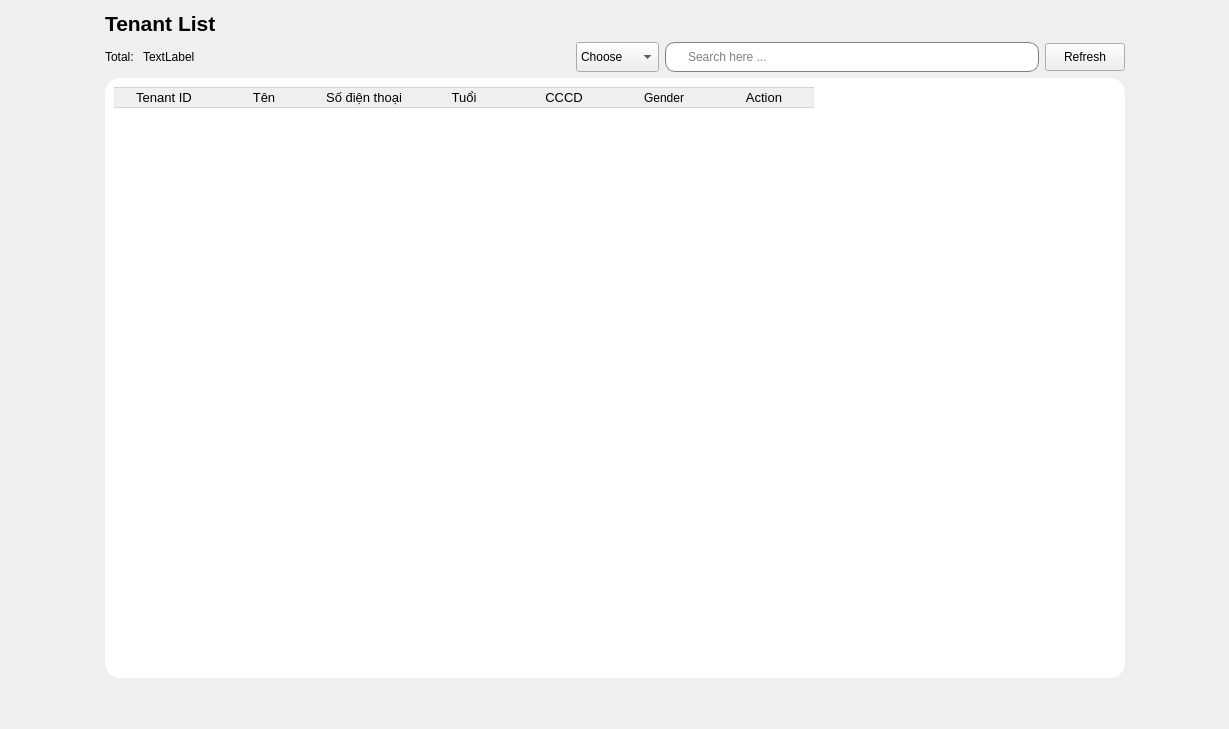
             <widget class="QWidget" name="page_3">
              <layout class="QHBoxLayout" name="horizontalLayout_12">
               <item>
                <spacer name="horizontalSpacer_32">
                 <property name="orientation">
                  <enum>Qt::Orientation::Horizontal</enum>
                 </property>
                 <property name="sizeHint" stdset="0">
                  <size>
                   <width>94</width>
                   <height>20</height>
                  </size>
                 </property>
                </spacer>
               </item>
               <item>
                <layout class="QVBoxLayout" name="verticalLayout_20">
                 <item>
                  <layout class="QHBoxLayout" name="horizontalLayout_11">
                   <item>
                    <widget class="QLabel" name="label_7">
                     <property name="font">
                      <font>
                       <pointsize>16</pointsize>
                       <bold>true</bold>
                      </font>
                     </property>
                     <property name="text">
                      <string>Tenant List</string>
                     </property>
                    </widget>
                   </item>
                   <item>
                    <spacer name="horizontalSpacer_8">
                     <property name="orientation">
                      <enum>Qt::Orientation::Horizontal</enum>
                     </property>
                     <property name="sizeHint" stdset="0">
                      <size>
                       <width>40</width>
                       <height>20</height>
                      </size>
                     </property>
                    </spacer>
                   </item>
                  </layout>
                 </item>
                 <item>
                  <layout class="QHBoxLayout" name="horizontalLayout_8">
                   <item>
                    <layout class="QHBoxLayout" name="horizontalLayout_10">
                     <item>
                      <widget class="QLabel" name="label_6">
                       <property name="text">
                        <string>Total: </string>
                       </property>
                      </widget>
                     </item>
                     <item>
                      <widget class="QLabel" name="totaltenant">
                       <property name="text">
                        <string>TextLabel</string>
                       </property>
                      </widget>
                     </item>
                    </layout>
                   </item>
                   <item>
                    <spacer name="horizontalSpacer_7">
                     <property name="orientation">
                      <enum>Qt::Orientation::Horizontal</enum>
                     </property>
                     <property name="sizeHint" stdset="0">
                      <size>
                       <width>40</width>
                       <height>20</height>
                      </size>
                     </property>
                    </spacer>
                   </item>
                   <item>
                    <widget class="QComboBox" name="CBST">
                     <property name="minimumSize">
                      <size>
                       <width>75</width>
                       <height>30</height>
                      </size>
                     </property>
                     <item>
                      <property name="text">
                       <string>Choose</string>
                      </property>
                     </item>
                     <item>
                      <property name="text">
                       <string>Tenant ID</string>
                      </property>
                     </item>
                     <item>
                      <property name="text">
                       <string>Tên</string>
                      </property>
                     </item>
                     <item>
                      <property name="text">
                       <string>Nam</string>
                      </property>
                     </item>
                     <item>
                      <property name="text">
                       <string>Nữ</string>
                      </property>
                     </item>
                    </widget>
                   </item>
                   <item>
                    <widget class="QLineEdit" name="LineEditSearchTenant">
                     <property name="minimumSize">
                      <size>
                       <width>0</width>
                       <height>30</height>
                      </size>
                     </property>
                     <property name="styleSheet">
                      <string notr="true">QLineEdit{
padding-left:20px;
border: 1px solid gray;
border-radius: 10px;
}</string>
                     </property>
                     <property name="placeholderText">
                      <string>Search here ...</string>
                     </property>
                    </widget>
                   </item>
                   <item>
                    <widget class="QPushButton" name="RefTenantbtn">
                     <property name="minimumSize">
                      <size>
                       <width>60</width>
                       <height>28</height>
                      </size>
                     </property>
                     <property name="text">
                      <string>Refresh</string>
                     </property>
                     <property name="icon">
                      <iconset resource="Resources.qrc">
                       <normaloff>:/new/prefix1/Resources/reload.png</normaloff>:/new/prefix1/Resources/reload.png</iconset>
                     </property>
                    </widget>
                   </item>
                  </layout>
                 </item>
                 <item>
                  <widget class="QFrame" name="frame_5">
                   <property name="minimumSize">
                    <size>
                     <width>1020</width>
                     <height>600</height>
                    </size>
                   </property>
                   <property name="styleSheet">
                    <string notr="true">QWidget{
background-color: rgb(255, 255, 255);
border-radius:15px;
}</string>
                   </property>
                   <property name="frameShape">
                    <enum>QFrame::Shape::StyledPanel</enum>
                   </property>
                   <property name="frameShadow">
                    <enum>QFrame::Shadow::Raised</enum>
                   </property>
                   <layout class="QVBoxLayout" name="verticalLayout_7">
                    <item>
                     <widget class="QTableWidget" name="TenantTable">
                      <property name="minimumSize">
                       <size>
                        <width>0</width>
                        <height>0</height>
                       </size>
                      </property>
                      <property name="font">
                       <font>
                        <pointsize>10</pointsize>
                       </font>
                      </property>
                      <property name="styleSheet">
                       <string notr="true">QPushButton{
 	border: none;
}
QTableWidget::item {
       border-right: none;
       border-left: none;
       border-bottom: 1px solid #D3D3D3;
}
QHeaderView::section {
       border: 1px solid #D3D3D3; 
       border-right: none;      
       border-left: none;       
}</string>
                      </property>
                      <property name="editTriggers">
                       <set>QAbstractItemView::EditTrigger::NoEditTriggers</set>
                      </property>
                      <property name="alternatingRowColors">
                       <bool>true</bool>
                      </property>
                      <property name="selectionMode">
                       <enum>QAbstractItemView::SelectionMode::NoSelection</enum>
                      </property>
                      <column>
                       <property name="text">
                        <string>Tenant ID</string>
                       </property>
                       <property name="font">
                        <font>
                         <pointsize>10</pointsize>
                        </font>
                       </property>
                      </column>
                      <column>
                       <property name="text">
                        <string>Tên</string>
                       </property>
                       <property name="font">
                        <font>
                         <pointsize>10</pointsize>
                        </font>
                       </property>
                      </column>
                      <column>
                       <property name="text">
                        <string>Số điện thoại</string>
                       </property>
                       <property name="font">
                        <font>
                         <pointsize>10</pointsize>
                        </font>
                       </property>
                      </column>
                      <column>
                       <property name="text">
                        <string>Tuổi</string>
                       </property>
                       <property name="font">
                        <font>
                         <pointsize>10</pointsize>
                        </font>
                       </property>
                      </column>
                      <column>
                       <property name="text">
                        <string>CCCD</string>
                       </property>
                       <property name="font">
                        <font>
                         <pointsize>10</pointsize>
                        </font>
                       </property>
                      </column>
                      <column>
                       <property name="text">
                        <string>Gender</string>
                       </property>
                      </column>
                      <column>
                       <property name="text">
                        <string>Action</string>
                       </property>
                       <property name="font">
                        <font>
                         <pointsize>10</pointsize>
                        </font>
                       </property>
                      </column>
                     </widget>
                    </item>
                   </layout>
                  </widget>
                 </item>
                 <item>
                  <spacer name="verticalSpacer_6">
                   <property name="orientation">
                    <enum>Qt::Orientation::Vertical</enum>
                   </property>
                   <property name="sizeHint" stdset="0">
                    <size>
                     <width>20</width>
                     <height>40</height>
                    </size>
                   </property>
                  </spacer>
                 </item>
                </layout>
               </item>
               <item>
                <spacer name="horizontalSpacer_33">
                 <property name="orientation">
                  <enum>Qt::Orientation::Horizontal</enum>
                 </property>
                 <property name="sizeHint" stdset="0">
                  <size>
                   <width>93</width>
                   <height>20</height>
                  </size>
                 </property>
                </spacer>
               </item>
              </layout>
             </widget>
